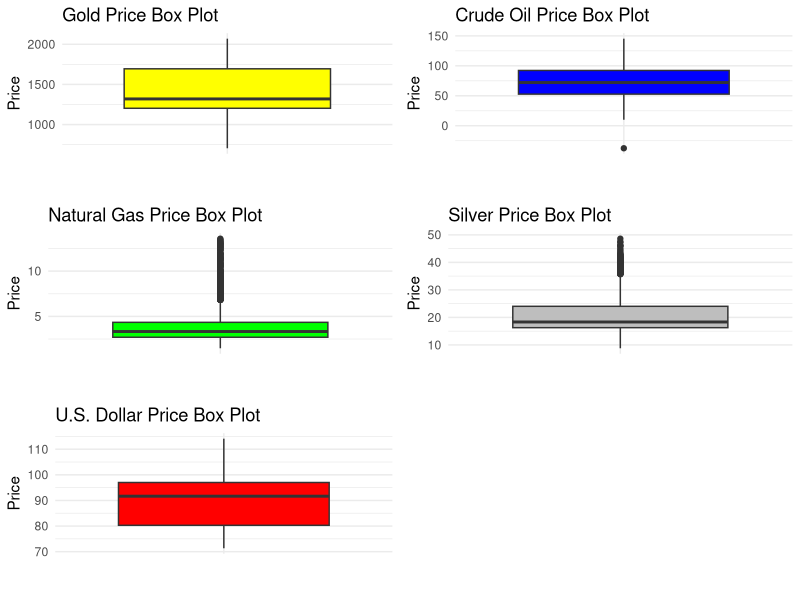
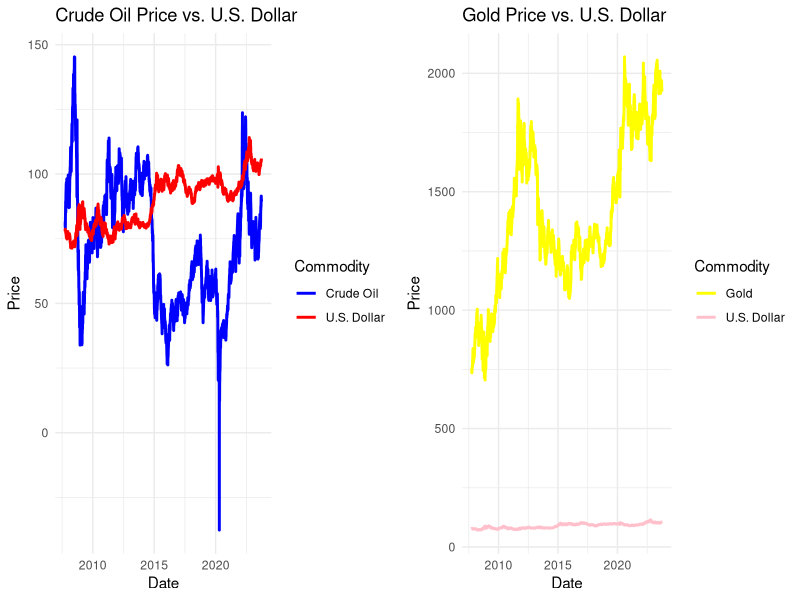
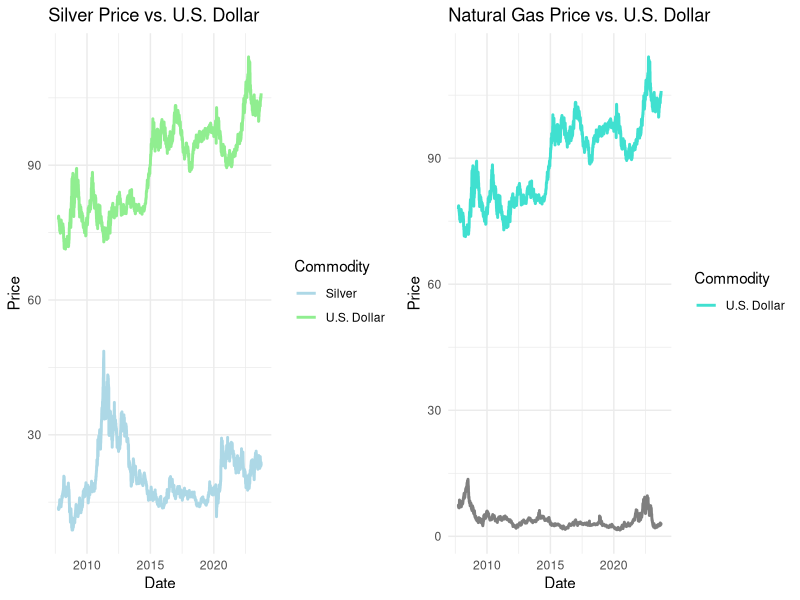

Reproduce these figures in R, in order.
## ---- chunk 1
library(knitr)
library(readr)
library(readxl)
library(magrittr)
library(dplyr)
library(ggplot2)
library(gridExtra)
USDollar <- read_csv("US Dollar Index Historical Data.csv")
CrudeOil <- read_csv("Crude Oil WTI Futures Historical Data.csv")
Nat_Gas <- read_csv("Natural Gas Futures Historical Data.csv")
Gold <- read_csv("Gold Futures Historical Data.csv")
Silver <- read_csv("Silver Futures Historical Data.csv")
CrudeOil <- CrudeOil %>% mutate(Date = as.Date(Date, format = "%m/%d/%Y"))
Gold <- Gold %>% mutate(Date = as.Date(Date, format = "%m/%d/%Y"))
Nat_Gas <- Nat_Gas %>% mutate(Date = as.Date(Date, format = "%m/%d/%Y"))
Silver <- Silver %>% mutate(Date = as.Date(Date, format = "%m/%d/%Y"))
USDollar <- USDollar %>% mutate(Date = as.Date(Date, format = "%m/%d/%Y"))
## ---- chunk 2
library(ggplot2)
library(gridExtra)
C1 <- ggplot(data = CrudeOil, aes(x = "", y = Price)) +
  geom_boxplot(fill = "blue") +
  labs(title = "Crude Oil Price Box Plot",
       x = "",
       y = "Price") +
  theme_minimal()
G1 <- ggplot(data = Gold, aes(x = "", y = Price)) +
  geom_boxplot(fill = "yellow") +
  labs(title = "Gold Price Box Plot",
       x = "",
       y = "Price") +
  theme_minimal()

N1 <- ggplot(data = Nat_Gas, aes(x = "", y = Price)) +
  geom_boxplot(fill = "green") +
  labs(title = "Natural Gas Price Box Plot",
       x = "",
       y = "Price") +
  theme_minimal()
S1 <- ggplot(data = Silver, aes(x = "", y = Price)) +
  geom_boxplot(fill = "gray") +
  labs(title = "Silver Price Box Plot",
       x = "",
       y = "Price") +
  theme_minimal()

U1 <- ggplot(data = USDollar, aes(x = "", y = Price)) +
  geom_boxplot(fill = "red") +
  labs(title = "U.S. Dollar Price Box Plot",
       x = "",
       y = "Price") +
  theme_minimal()
grid.arrange(G1, C1, N1, S1, U1, ncol = 2)
## ---- chunk 3
C <- ggplot(data = CrudeOil, aes(x = Date)) +
  geom_line(aes(y = Price, color = "Crude Oil"), linewidth = 1) +
  geom_line(data = USDollar, aes(y = Price, color = "U.S. Dollar"), linewidth = 1) +
  labs(title = "Crude Oil Price vs. U.S. Dollar",
       x = "Date",
       y = "Price",
       color = "Commodity") +
  scale_color_manual(values = c("Crude Oil" = "blue", "U.S. Dollar" = "red")) +
  theme_minimal()
G <- ggplot(data = Gold, aes(x = Date)) +
  geom_line(aes(y = Price, color = "Gold"), linewidth = 1) +
  geom_line(data = USDollar, aes(y = Price, color = "U.S. Dollar"), linewidth = 1) +
  labs(title = "Gold Price vs. U.S. Dollar",
       x = "Date",
       y = "Price",
       color = "Commodity") +
  scale_color_manual(values = c("Gold" = "yellow", "U.S. Dollar" = "pink")) +
  theme_minimal()
grid.arrange(C, G, ncol = 2)
## ---- chunk 4
N <- ggplot(data = Nat_Gas, aes(x = Date)) +
  geom_line(aes(y = Price, color = "Nat_Gas"), linewidth = 1) +
  geom_line(data = USDollar, aes(y = Price, color = "U.S. Dollar"), linewidth = 1) +
  labs(title = "Natural Gas Price vs. U.S. Dollar",
       x = "Date",
       y = "Price",
       color = "Commodity") +
  scale_color_manual(values = c("Natural Gas" = "purple", "U.S. Dollar" = "turquoise")) +
  theme_minimal()
S <- ggplot(data = Silver, aes(x = Date)) +
  geom_line(aes(y = Price, color = "Silver"), linewidth = 1) +
  geom_line(data = USDollar, aes(y = Price, color = "U.S. Dollar"), linewidth = 1) +
  labs(title = "Silver Price vs. U.S. Dollar",
       x = "Date",
       y = "Price",
       color = "Commodity") +
  scale_color_manual(values = c("Silver" = "lightblue", "U.S. Dollar" = "lightgreen")) +
  theme_minimal()
grid.arrange(S, N, ncol = 2)
